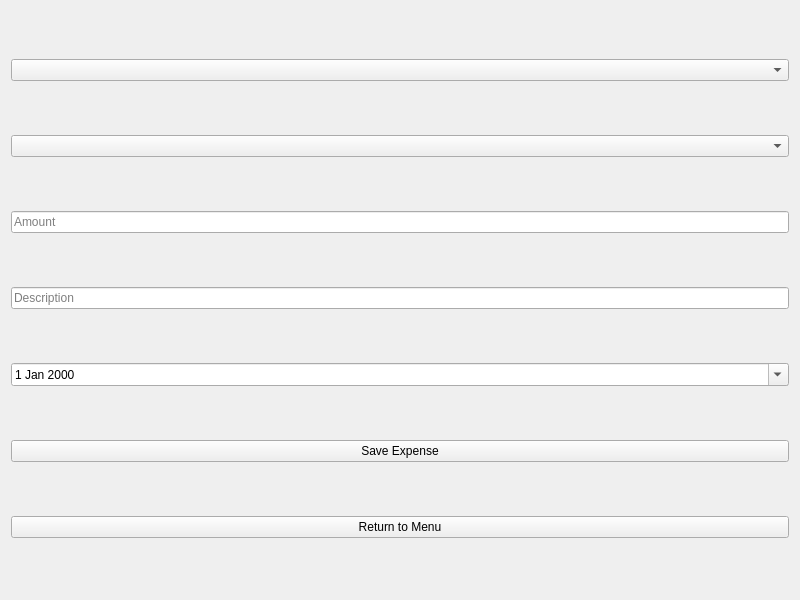
<?xml version="1.0" encoding="UTF-8"?>
<ui version="4.0">
 <class>ExpenseEntry</class>
 <widget class="QWidget" name="ExpenseEntry">
  <property name="geometry">
   <rect>
    <x>0</x>
    <y>0</y>
    <width>800</width>
    <height>600</height>
   </rect>
  </property>
  <property name="windowTitle">
   <string>Expense Entry</string>
  </property>
  <layout class="QVBoxLayout" name="verticalLayout">
    <item>
     <widget class="QComboBox" name="categoryComboBox">
      <property name="placeholderText">
       <string>Select Category</string>
      </property>
     </widget>
    </item>
    <item>
     <widget class="QComboBox" name="subcategoryComboBox">
      <property name="placeholderText">
       <string>Select Subcategory</string>
      </property>
     </widget>
    </item>
    <item>
     <widget class="QLineEdit" name="amountLineEdit">
      <property name="placeholderText">
       <string>Amount</string>
      </property>
     </widget>
    </item>
    <item>
     <widget class="QLineEdit" name="descriptionLineEdit">
      <property name="placeholderText">
       <string>Description</string>
      </property>
     </widget>
    </item>
    <item>
     <widget class="QDateEdit" name="dateEdit">
      <property name="calendarPopup">
       <bool>true</bool>
      </property>
      <property name="date">
       <date>2024-12-16</date>
      </property>
     </widget>
    </item>
    <item>
     <widget class="QPushButton" name="saveExpenseButton">
      <property name="text">
       <string>Save Expense</string>
      </property>
     </widget>
    </item>
    <item>
     <widget class="QPushButton" name="returnToMenuButton">
      <property name="text">
       <string>Return to Menu</string>
      </property>
     </widget>
    </item>
  </layout>
 </widget>
 <resources/>
 <connections/>
</ui>
